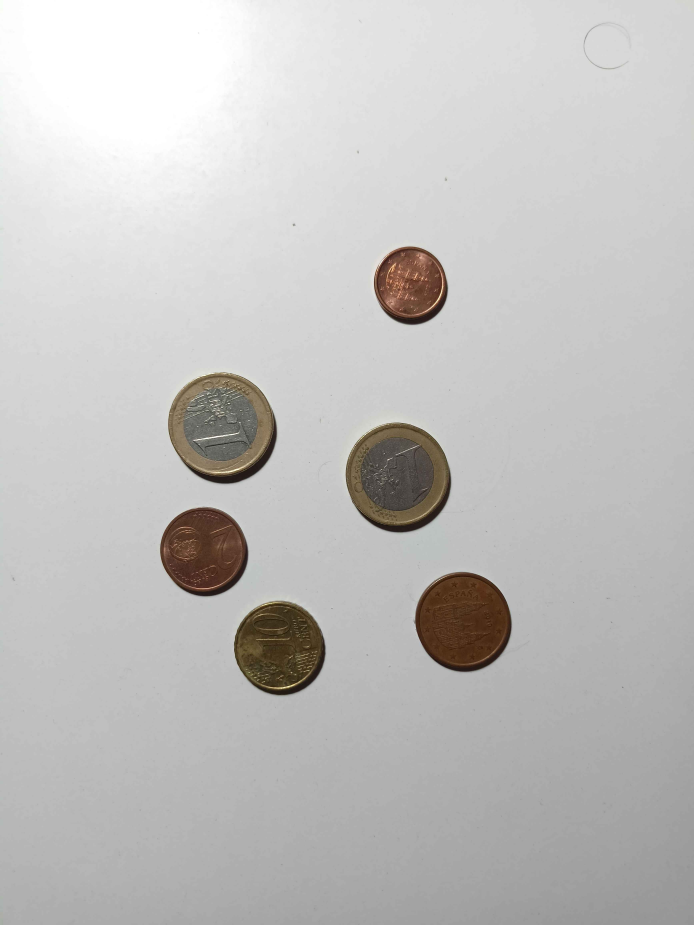
#> input picture VC_P3/P3/Assets/SixScattered.jpg, 3468 x 4624 px (shown at 1/5 size)
$ jupyter execute VC_P3_Grupo13.ipynb
#> lines starting #> are read from the running program, lines starting #| are printed output that depends on the picture; after the words box and inside, x2 and y2 are one past the last pixel; in counts of white or black regions, pixels touching at a corner belong together; long printed decimals are rounded
TAREA: Captura una o varias imágenes con monedas no solapadas. Tras visualizar la imagen, identifica de forma interactiva (por ejemplo haciendo clic en la imagen) una moneda de un valor determinado en la imagen (por ejemplo de 1€). Tras ello, la tarea se resuelve mostrando por pantalla el número de monedas y la cantidad de dinero presentes en la imagen. No hay restricciones sobre utilizar medidas geométricas o de color. ¿Qué problemas han observado?

Nota: Para establecer la correspondencia entre píxeles y milímetros, comentar que la moneda de un euro tiene un diámetro de 23.25 mm. la de 50 céntimos de 24.35, la de 20 céntimos de 22.25, etc.

Extras: Considerar que la imagen pueda contener objetos que no son monedas y/o haya solape entre las monedas. Demo en vivo.

[cell 1]
import cv2
import numpy as np
import matplotlib.pyplot as plt

[cell 2]
img = cv2.imread('./Assets/SixScattered.jpg')
#> img is the input picture: shape (4624, 3468, 3); mean B, G, R 190.9, 192.2, 193.5
if img.shape[1] > 800:
    factor_reduccion = img.shape[1]//500
#> factor_reduccion = 6
    img = cv2.resize(img, (img.shape[1]//factor_reduccion,img.shape[0]//factor_reduccion))
#> img: shape (770, 578, 3)
img_rgb = cv2.cvtColor(img, cv2.COLOR_BGR2RGB)
img_gris = cv2.cvtColor(img, cv2.COLOR_BGR2GRAY)

umbral = 200

th1,img_th1 = cv2.threshold(img_gris,umbral,255,cv2.THRESH_BINARY_INV)
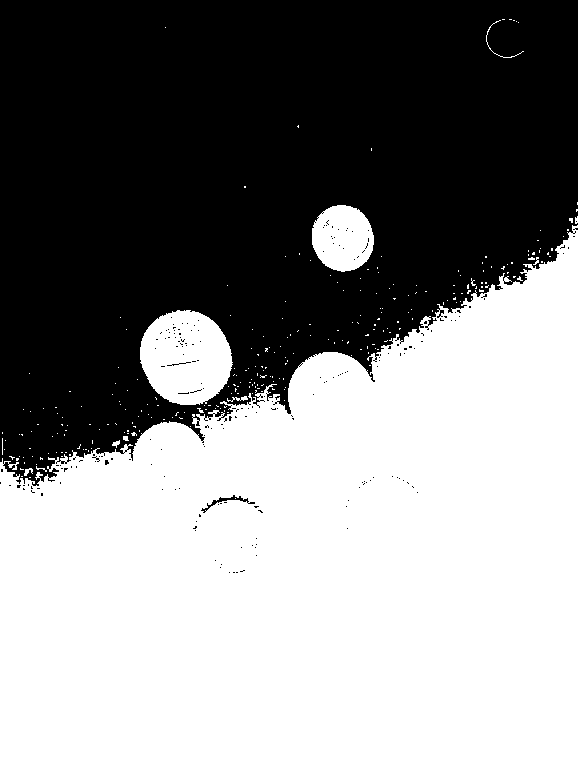
#> img_th1: shape (770, 578); 53.5% white; 204 black regions (201 under 20 px), largest, box (x1, y1, x2, y2) and area: (0, 0, 578, 486) 206294, (201, 495, 255, 513) 162, (167, 362, 191, 366) 25
#> th1 = 200
th2,img_th2 = cv2.threshold(img_gris,0,255,cv2.THRESH_BINARY_INV+cv2.THRESH_OTSU)
#> img_th2: shape (770, 578); 6.5% white; 7 white regions (1 under 20 px), largest, box (x1, y1, x2, y2) and area: (288, 352, 376, 444) 6198, (140, 310, 231, 403) 5993, (345, 476, 426, 560) 5260, (195, 500, 271, 579) 4568, (134, 422, 207, 497) 4205, (312, 205, 373, 271) 2882
#> th2 = 137

img_median_blur = cv2.medianBlur(img_gris, 7)
img_gaussian_blur = cv2.GaussianBlur(img_gris, (9, 9), 3)

canny_output = cv2.Canny(img_gaussian_blur, 0, 85)
#> canny_output: shape (770, 578); 0.54% white in thin lines or dots, all inside (x1, y1, x2, y2) = (133, 204, 427, 580)

diff = cv2.subtract(img_th2, canny_output)
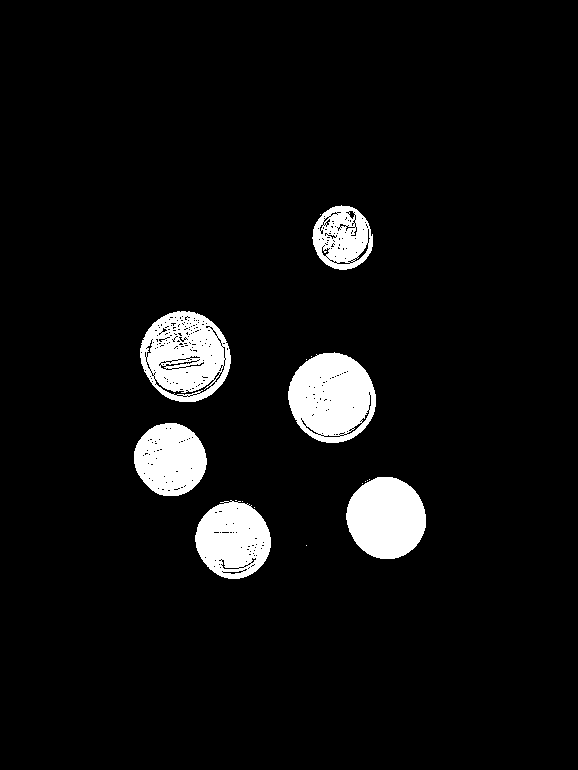
#> diff: shape (770, 578); 6.2% white; 17 white regions (11 under 20 px)

contornos2, hierarchy2 = cv2.findContours(diff,
    cv2.RETR_EXTERNAL ,
    cv2.CHAIN_APPROX_SIMPLE)
#> contornos2 = 17 contours, 11 with area under 20; largest, box (x1, y1, x2, y2) and area: (140, 311, 231, 402) 6250, (288, 352, 376, 443) 6026, (346, 477, 426, 559) 4988, (195, 500, 271, 579) 4418, (134, 423, 207, 496) 4028, (312, 205, 373, 270) 2932
#cv2.drawContours(img, contornos2, -1, (0,255,0), 3)

img_blur = cv2.medianBlur(img_gris, 7)

img_cont = np.zeros(img_rgb.shape, dtype=np.uint8)
#Recorre los contornos externos
for c in contornos2:
    #Área del contorno
    area = cv2.contourArea(c)
    #Área mínima (útil filtrar en ocasiones)
    if area > 10:
        #Perímetro del contorno
        perimetro = cv2.arcLength(c,True)
        #Contenedor alineado con ejes de la imagen
        x,y,w,h = cv2.boundingRect(c)
        #Mínimo contenedor ajustado para el contorno
        (cx,cy),radio = cv2.minEnclosingCircle(c)

        #cv2.drawContours(img_cont, [c], -1, (255,255,255), -1)
        #print(f'Area: {area}, Perímetro: {perimetro}, Circularidad: {circularidad}, Relación perimetro circulo: {relacion_perimetro_circulo}')


        circularidad = 4*np.pi*area/(perimetro*perimetro)
        relacion_perimetro_circulo = perimetro/(2*np.pi*radio)

        cv2.drawContours(img_cont, [c], -1, (255,255,255), -1)

        if  0.5 < circularidad < 1.1 and 1 < relacion_perimetro_circulo < 1.5:
            cv2.drawContours(img_cont, [c], -1, (255,255,255), -1)
            print(f'Area: {area}, Perímetro: {perimetro}, Circularidad: {circularidad}, Relación perimetro circulo: {relacion_perimetro_circulo}')
#> this loop made 17 passes
#> (area, perimetro, x, y, w, h, cx, cy) on passes 5, 10, 11, 14, 15, 17: (4418, 279.1, 195, 500, 76, 79, 232.6, 539.2), (4987.5, 264.4, 346, 477, 80, 82, 386, 517.4), (4028.5, 237, 134, 423, 73, 73, 169.5, 459.2), (6026.5, 296.1, 288, 352, 88, 91, 331.6, 396.9), (6249.5, 302.3, 140, 311, 91, 91, 184.7, 356.2), (2931.5, 208.1, 312, 205, 61, 65, 342.5, 237.1)
#| Area: 4418.0, Perímetro: 279.078, Circularidad: 0.7128, Relación perimetro circulo: 1.130
#| Area: 4987.5, Perímetro: 264.350, Circularidad: 0.8969, Relación perimetro circulo: 1.017
#| Area: 4028.5, Perímetro: 237.037, Circularidad: 0.901, Relación perimetro circulo: 1.026
#| Area: 6026.5, Perímetro: 296.149, Circularidad: 0.8635, Relación perimetro circulo: 1.034
#| Area: 6249.5, Perímetro: 302.291, Circularidad: 0.8594, Relación perimetro circulo: 1.046
#| Area: 2931.5, Perímetro: 208.066, Circularidad: 0.8509, Relación perimetro circulo: 1.031
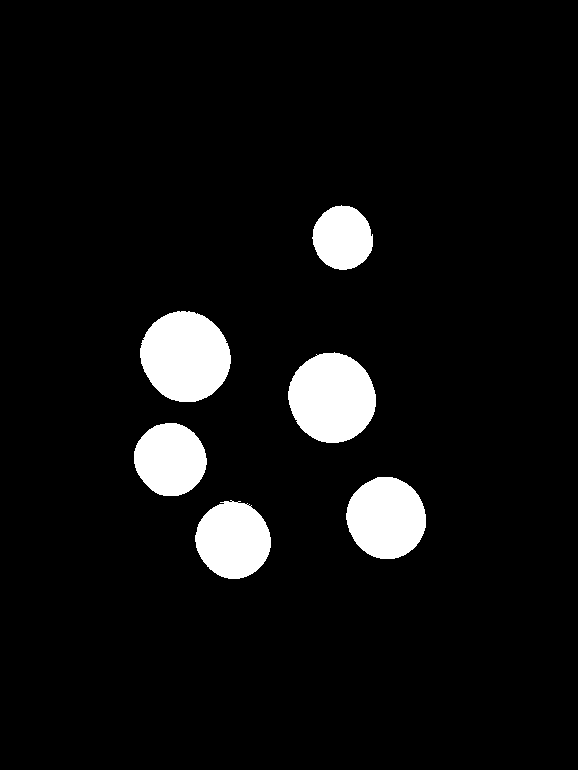
#> img_cont: shape (770, 578, 3); 6.6% white; 6 white regions, box (x1, y1, x2, y2) and area: (140, 311, 231, 402) 6377, (288, 352, 376, 443) 6153, (346, 477, 426, 559) 5101, (195, 500, 271, 579) 4537, (134, 423, 207, 496) 4130, (312, 205, 373, 270) 3021


plt.subplot(1, 4, 1)
plt.imshow(img_rgb)

plt.subplot(1, 4, 2)
plt.imshow(img_cont)

plt.subplot(1, 4, 3)
plt.imshow(img_th2)

plt.subplot(1, 4, 4)
plt.imshow(canny_output)

contornos_radi = [(c, cv2.minEnclosingCircle(c)[1]) for c in contornos2]
#> contornos_radi = 17 items

relacion_mm_por_pixel = 0

# Diccionario con diámetros de las monedas y su valor
monedas = {
    16.25: 0.01,  # 1 céntimo
    18.75: 0.02,  # 2 céntimos
    21.25: 0.05,  # 5 céntimos
    19.75: 0.10,  # 10 céntimos
    22.25: 0.20,  # 20 céntimos
    24.25: 0.50,  # 50 céntimos
    23.25: 1.00,  # 1 euro
    25.75: 2.00   # 2 euros
}


def isCoin(x, y, img):
    return (0 != np.sum(img[y,x]))

# [56 lines left out: functions countMoney, on_mouse, not called in this run]

windowName = "amor"

cv2.namedWindow(windowName)

cv2.setMouseCallback(windowName, on_mouse)

cv2.imshow(windowName,img_rgb)
while cv2.waitKey(20) != 27:
#> (key Esc is pressed here)
    dummy = 0
     # Se detiene hasta pulsar tecla (>0 milisegundos)

cv2.destroyAllWindows() # Destruye todas las ventanas

[cell 3]
import cv2
import numpy as np
import matplotlib.pyplot as plt
import seaborn as sns
from sklearn.metrics import (
    confusion_matrix,
    accuracy_score,
    precision_score,
    recall_score,
    f1_score
)


# Se cargan las tres imágenes: fragmentos, pellets y alquitrán
frag = cv2.imread('fragment-03-olympus-10-01-2020.JPG')
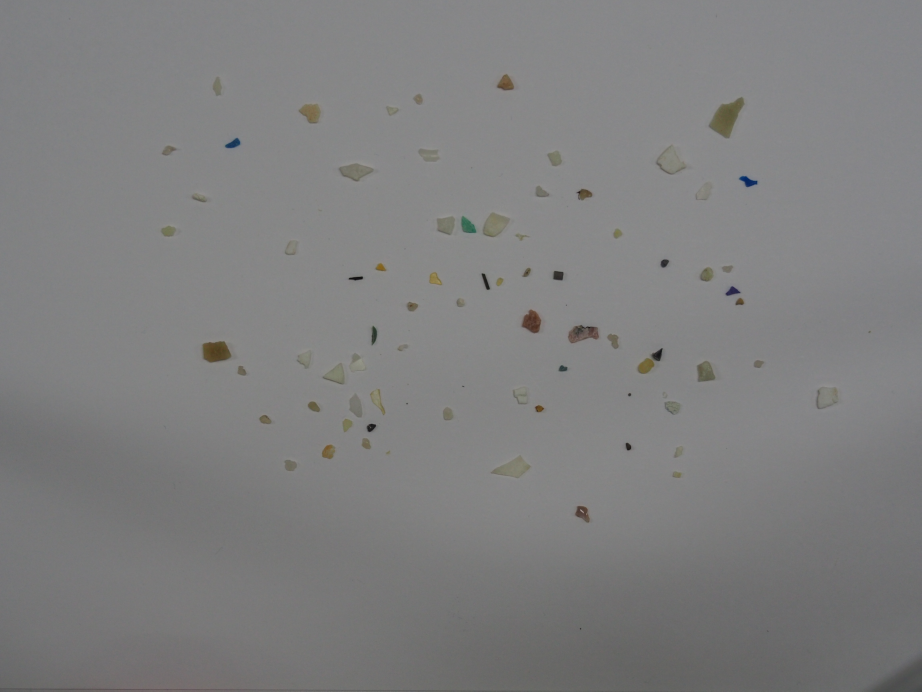
#> input picture VC_P3/P3/fragment-03-olympus-10-01-2020.JPG, 4608 x 3456 px (shown at 1/5 size)
#> frag is the input picture: shape (3456, 4608, 3); mean B, G, R 126.9, 126.7, 126.8
pellet = cv2.imread('pellet-03-olympus-10-01-2020.JPG')
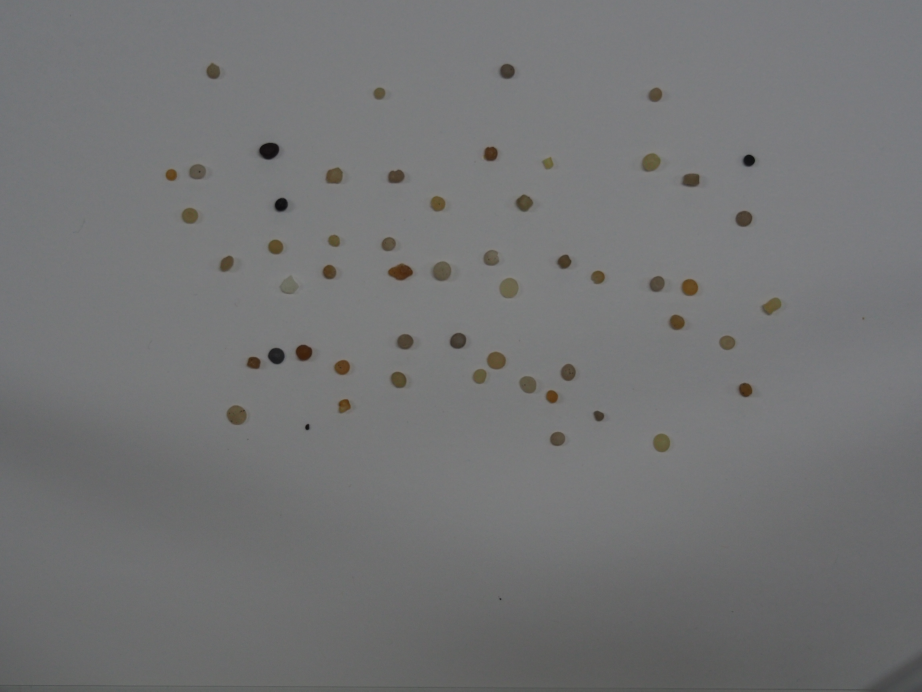
#> input picture VC_P3/P3/pellet-03-olympus-10-01-2020.JPG, 4608 x 3456 px (shown at 1/5 size)
#> pellet is the input picture: shape (3456, 4608, 3); mean B, G, R 116.1, 115.6, 115.1
alqui = cv2.imread('tar-03-olympus-10-01-2020.JPG')
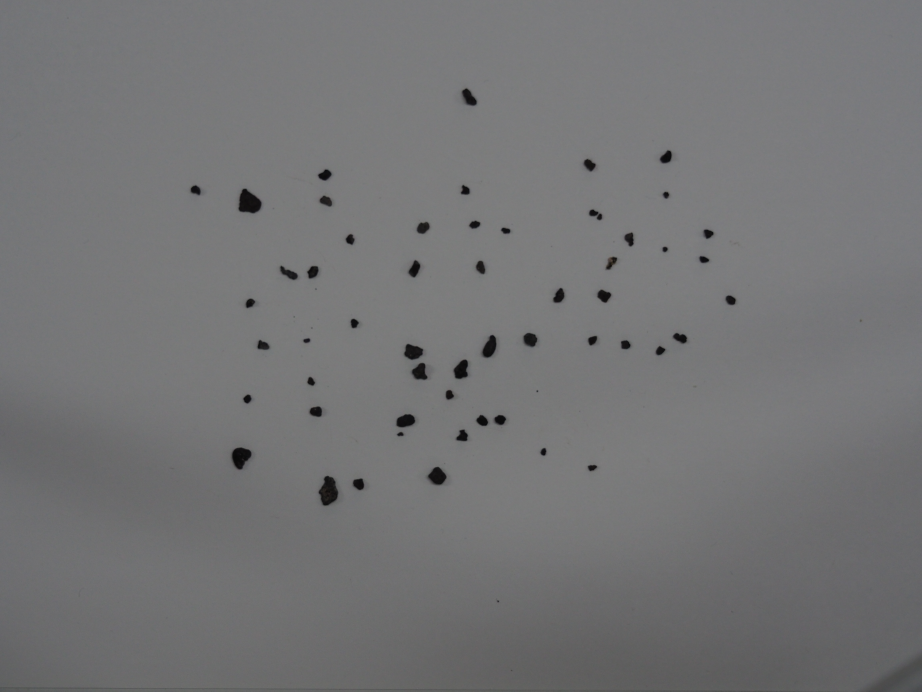
#> input picture VC_P3/P3/tar-03-olympus-10-01-2020.JPG, 4608 x 3456 px (shown at 1/5 size)
#> alqui is the input picture: shape (3456, 4608, 3); mean B, G, R 117.2, 116.1, 116

# Recortar las imágenes para evitar las sombras que aparecen
inicio_columna = 750
fin_columna = 4000
inicio_fila = 0
fin_fila = 2700

# Recortar las imágenes para evitar problemas con las sombras de las imágenes
frag_gris = frag[inicio_fila:fin_fila, inicio_columna:fin_columna]
pellet_gris = pellet[inicio_fila:fin_fila, inicio_columna:fin_columna]
alqui_gris = alqui[inicio_fila:fin_fila, inicio_columna:fin_columna]
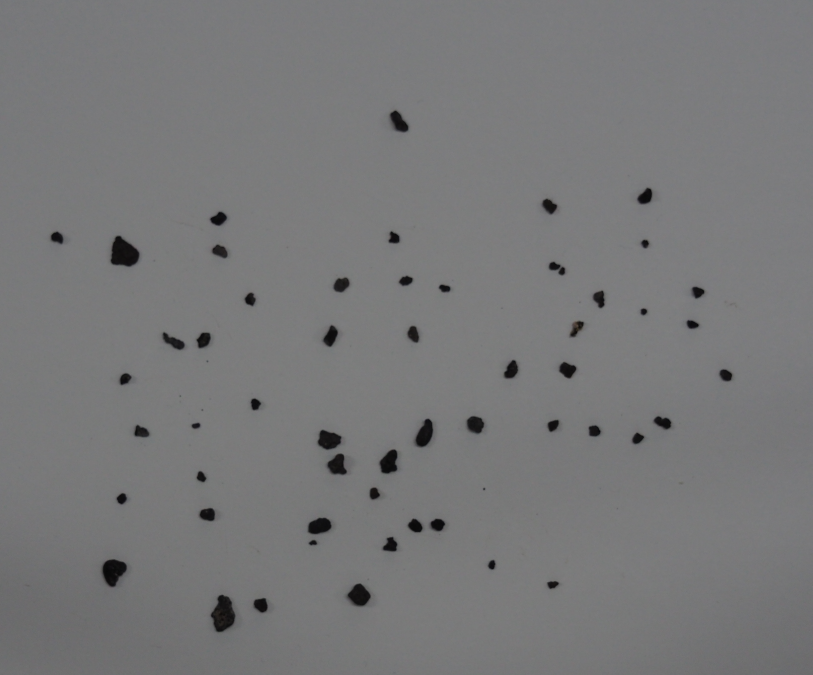
#> alqui_gris: shape (2700, 3250, 3) (shown at 1/4 size); mean B, G, R 120.6, 119.8, 119.6

# Conversión de las imágenes a escala de grises
frag_gris = cv2.cvtColor(frag_gris, cv2.COLOR_BGR2GRAY)
#> frag_gris: shape (2700, 3250)
pellet_gris = cv2.cvtColor(pellet_gris, cv2.COLOR_BGR2GRAY)
#> pellet_gris: shape (2700, 3250)
alqui_gris = cv2.cvtColor(alqui_gris, cv2.COLOR_BGR2GRAY)
#> alqui_gris: shape (2700, 3250)

'''
# Filtrado de las imágenes
frag_filtrado = cv2.GaussianBlur(frag_gris, (15, 15), 0)
pellet_filtrado = cv2.GaussianBlur(pellet_gris, (15, 15), 0)
alqui_filtrado = cv2.GaussianBlur(alqui_gris, (15, 15), 0)
'''
frag_filtrado = cv2.bilateralFilter(frag_gris,9,75,75)
pellet_filtrado = cv2.bilateralFilter(pellet_gris,9,75,75)
alqui_filtrado = cv2.bilateralFilter(alqui_gris,9,75,75)

# Umbralizado 'fragmentos' y 'pellet'
# Se ha tenido que jugar con los valores de umbralizado ya que detectba las sombras del folio sobre el que están los fragmentos
_,frag_umbral = cv2.threshold(frag_filtrado,115,255,cv2.THRESH_BINARY_INV)
#> frag_umbral: shape (2700, 3250); 2.1% white; 191 white regions (69 under 20 px), largest, box (x1, y1, x2, y2) and area: (2794, 486, 2972, 691) 18789, (260, 1706, 409, 1814) 12839, (2089, 1624, 2246, 1717) 10281
_,pel_umbral = cv2.threshold(pellet_filtrado,100,255,cv2.THRESH_BINARY_INV)
#> pel_umbral: shape (2700, 3250); 3% white; 57 white regions (2 under 20 px), largest, box (x1, y1, x2, y2) and area: (537, 711, 650, 801) 7925, (382, 2027, 484, 2125) 7789, (1189, 1317, 1316, 1404) 7593

# Umbralizado con método de Otsu
_,tar_umbral = cv2.threshold(alqui_filtrado,0,255,cv2.THRESH_BINARY_INV+cv2.THRESH_OTSU)
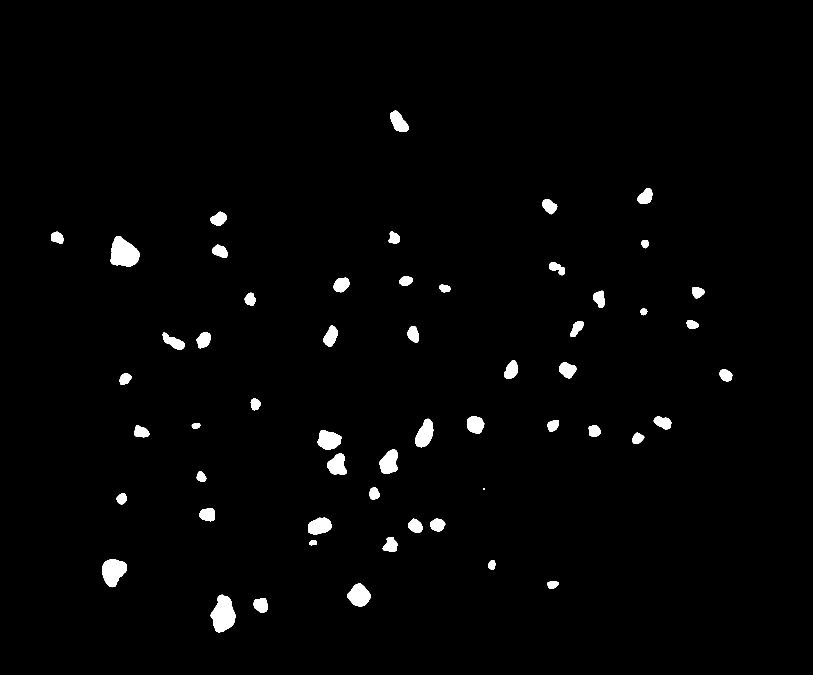
#> tar_umbral: shape (2700, 3250) (shown at 1/4 size); 1.7% white; 55 white regions

# Mostrar las imágenes umbralizadas
plt.figure(figsize=(15, 6))

plt.subplot(131)
plt.title('Fragmento')
plt.axis("off")
plt.imshow(frag_umbral,cmap='gray')

plt.subplot(132)
plt.title('Pellet')
plt.axis("off")
plt.imshow(pel_umbral,cmap='gray')

plt.subplot(133)
plt.title('Alquitrán (OTSU)')
plt.axis("off")
plt.imshow(tar_umbral,cmap='gray')

plt.show()


# Clasifición de los fragmentos, pellets y alquitrán

def clasificarElementos(imagen):
    contornos, _ = cv2.findContours(imagen, cv2.RETR_EXTERNAL, cv2.CHAIN_APPROX_SIMPLE)
#> contornos = 191 contours, 85 with area under 20; largest, box (x1, y1, x2, y2) and area: (2794, 486, 2972, 691) 18532, (260, 1706, 409, 1814) 12636, (2089, 1624, 2246, 1717) 10083, (1856, 1547, 1958, 1668) 8269, (2437, 1739, 2566, 1870) 7292
    fragmentos, pellet, alquitran = 0, 0, 0

    for contorno in contornos:
        area = cv2.contourArea(contorno)
        perimetro = cv2.arcLength(contorno, True)
        x, y, w, h = cv2.boundingRect(contorno)
        (cx, cy), radio = cv2.minEnclosingCircle(contorno)

        compacidad = (perimetro ** 2) / area if area > 0 else 0

        eje_mayor, eje_menor, relacion_ejes_elipse, excentricidad = 0, 0, 0, 0
        if contorno.shape[0] > 5:
            elipse = cv2.fitEllipse(contorno)
            eje_mayor = elipse[1][1]
            eje_menor = elipse[1][0]
            relacion_ejes_elipse = eje_menor / eje_mayor

        relacion_aspecto = w / h
        relacion_area_contenedor = area / (w * h)

        if compacidad < 15.9 and np.isclose(relacion_aspecto, 1.0, rtol=1):
            pellet += 1
        elif relacion_area_contenedor < 0.65 and relacion_ejes_elipse < 0.78:
            fragmentos += 1
        else:
            alquitran += 1
#> this loop made 191 passes
#> contorno on passes 34, 36, 37: [[141, 2510], [141, 2512], [142, 2512], [142, 2510]], [[144, 2507]], [[147, 2504], [147, 2505], [148, 2505], [148, 2504]]

    print(f'Fragmentos: {fragmentos}, Pellets: {pellet}, Alquitrán: {alquitran}')
#| Fragmentos: 120, Pellets: 52, Alquitrán: 19

    return [fragmentos, pellet, alquitran]

total_frag, total_pellet, total_alquitran = clasificarElementos(frag_umbral), clasificarElementos(pel_umbral), clasificarElementos(tar_umbral)
#> the loop in clasificarElementos (call 2), `for contorno in contornos:` made 57 passes
#> contorno on passes 1, 24: [[488, 2196], [488, 2197], [489, 2197], [489, 2196]], [[718, 1448], [719, 1448]]
#| Fragmentos: 3, Pellets: 51, Alquitrán: 3
#| Fragmentos: 7, Pellets: 33, Alquitrán: 15

'''
print("Matriz de confusión:")
print(matriz_confusion)
plt.figure(figsize=(8, 8))
sns.set(font_scale=1.25)
sns.heatmap(matriz_confusion, annot=True, fmt='d', cbar=False, cmap='Greens',
            xticklabels=['Fragment', 'Pellet', 'Tar'],
            yticklabels=['Fragment', 'Pellet', 'Tar'])
plt.xlabel("Valores Reales")
plt.ylabel("Valores Predicción")
plt.show()
'''

# Mostrar las imágenes umbralizadas
plt.figure(figsize=(15, 6))

plt.subplot(131)
plt.title('Fragmento')
plt.axis("off")
plt.imshow(frag_umbral)

plt.subplot(132)
plt.title('Pellet')
plt.axis("off")
plt.imshow(pel_umbral)

plt.subplot(133)
plt.title('Alquitrán (OTSU)')
plt.axis("off")
plt.imshow(tar_umbral)

plt.show()
